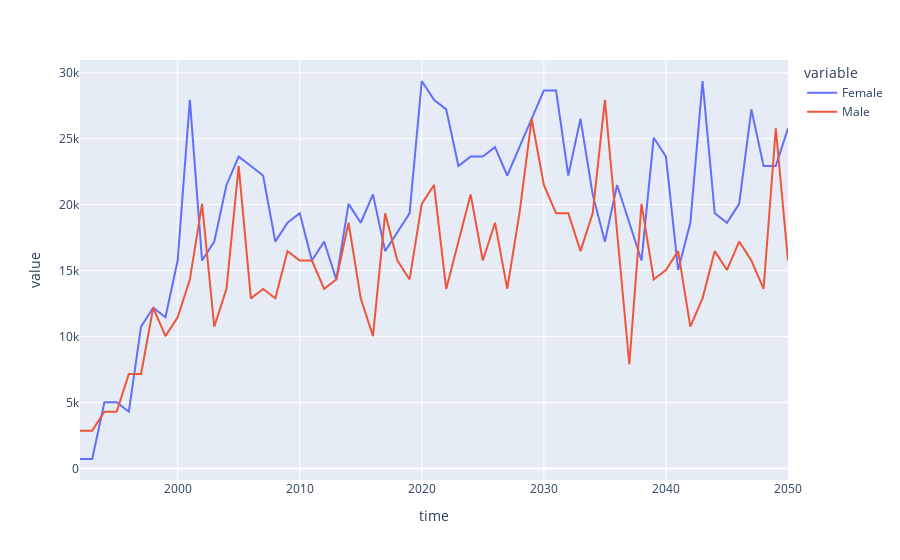

The cell this chart's notebook holds for it:
### Code cell
# HIV deaths
df = datalist['etable']
normal_deaths = df[df.eventname == 'aidsmortality']
normal_deaths['time'] = normal_deaths['eventtime'].astype(int)

no_deaths_gender = normal_deaths.groupby(['p1gender','time']).agg(no_deaths = ('p1ID', 'size')).reset_index()

# Replace timepoint with years, gender with actual gender string
no_deaths_gender['time'] = no_deaths_gender['time'].map(timepoint_to_year)
no_deaths_gender['p1gender'] = no_deaths_gender['p1gender'].map(gender)

no_deaths_gender['no_deaths_actual'] = no_deaths_gender['no_deaths']*716540/1000

no_deaths_gender_wide_df = no_deaths_gender.pivot(index='time', columns='p1gender', values='no_deaths_actual').reset_index()

px.line(data_frame=no_deaths_gender_wide_df, x='time', y=['Female','Male'])

### Figure 1 — Plotly figure (JSON) as saved in the notebook; plotly's stock layout.template omitted (floating-point values rounded to 4 significant figures)
{"data": [{"hovertemplate": "variable=Female<br>time=%{x}<br>value=%{y}<extra></extra>", "legendgroup": "Female", "line": {"color": "#636efa", "dash": "solid"}, "marker": {"symbol": "circle"}, "mode": "lines", "name": "Female", "orientation": "v", "showlegend": true, "type": "scatter", "x": [1992, 1993, 1994, 1995, 1996, 1997, 1998, 1999, 2000, 2001, 2002, 2003, 2004, 2005, 2006, 2007, 2008, 2009, 2010, 2011, 2012, 2013, 2014, 2015, 2016, 2017, 2018, 2019, 2020, 2021, 2022, 2023, 2024, 2025, 2026, 2027, 2028, 2029, 2030, 2031, 2032, 2033, 2034, 2035, 2036, 2037, 2038, 2039, 2040, 2041, 2042, 2043, 2044, 2045, 2046, 2047, 2048, 2049, 2050], "xaxis": "x", "y": [716.5, 716.5, 5016.0, 5016.0, 4299.0, 10750.0, 12180.0, 11460.0, 15760.0, 27950.0, 15760.0, 17200.0, 21500.0, 23650.0, 22930.0, 22210.0, 17200.0, 18630.0, 19350.0, 15760.0, 17200.0, 14330.0, 20060.0, 18630.0, 20780.0, 16480.0, 17910.0, 19350.0, 29380.0, 27950.0, 27230.0, 22930.0, 23650.0, 23650.0, 24360.0, 22210.0, 24360.0, 26510.0, 28660.0, 28660.0, 22210.0, 26510.0, 20780.0, 17200.0, 21500.0, 18630.0, 15760.0, 25080.0, 23650.0, 15050.0, 18630.0, 29380.0, 19350.0, 18630.0, 20060.0, 27230.0, 22930.0, 22930.0, 25800.0], "yaxis": "y"}, {"hovertemplate": "variable=Male<br>time=%{x}<br>value=%{y}<extra></extra>", "legendgroup": "Male", "line": {"color": "#EF553B", "dash": "solid"}, "marker": {"symbol": "circle"}, "mode": "lines", "name": "Male", "orientation": "v", "showlegend": true, "type": "scatter", "x": [1992, 1993, 1994, 1995, 1996, 1997, 1998, 1999, 2000, 2001, 2002, 2003, 2004, 2005, 2006, 2007, 2008, 2009, 2010, 2011, 2012, 2013, 2014, 2015, 2016, 2017, 2018, 2019, 2020, 2021, 2022, 2023, 2024, 2025, 2026, 2027, 2028, 2029, 2030, 2031, 2032, 2033, 2034, 2035, 2036, 2037, 2038, 2039, 2040, 2041, 2042, 2043, 2044, 2045, 2046, 2047, 2048, 2049, 2050], "xaxis": "x", "y": [2866.0, 2866.0, 4299.0, 4299.0, 7165.0, 7165.0, 12180.0, 10030.0, 11460.0, 14330.0, 20060.0, 10750.0, 13610.0, 22930.0, 12900.0, 13610.0, 12900.0, 16480.0, 15760.0, 15760.0, 13610.0, 14330.0, 18630.0, 12900.0, 10030.0, 19350.0, 15760.0, 14330.0, 20060.0, 21500.0, 13610.0, 17200.0, 20780.0, 15760.0, 18630.0, 13610.0, 19350.0, 26510.0, 21500.0, 19350.0, 19350.0, 16480.0, 19350.0, 27950.0, 17910.0, 7882.0, 20060.0, 14330.0, 15050.0, 16480.0, 10750.0, 12900.0, 16480.0, 15050.0, 17200.0, 15760.0, 13610.0, 25800.0, 15760.0], "yaxis": "y"}], "layout": {"autosize": true, "legend": {"title": {"text": "variable"}, "tracegroupgap": 0}, "margin": {"t": 60}, "xaxis": {"anchor": "y", "autorange": true, "domain": [0, 1], "range": [1992, 2050], "title": {"text": "time"}, "type": "linear"}, "yaxis": {"anchor": "x", "autorange": true, "domain": [0, 1], "range": [-875.8, 30970.0], "title": {"text": "value"}, "type": "linear"}}}
